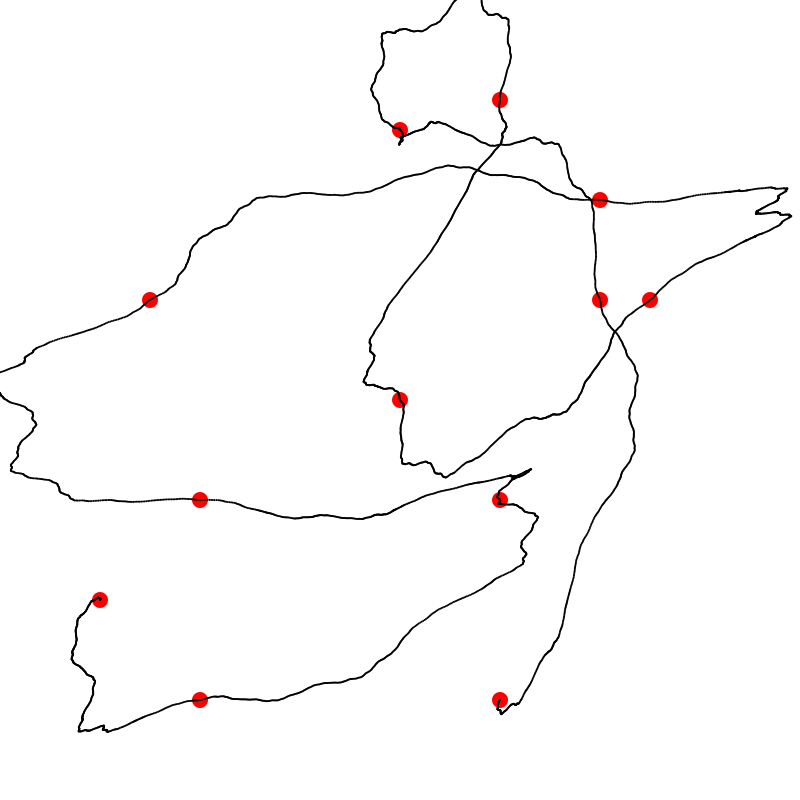
Frame 1 (no input)
Frame 60 (the mouse pressed at the canvas centre just before this capture): identical to frame 1, image omitted
Frame 120 (the mouse held since frame 60 and released just before this capture): identical to frame 1, image omitted

The Processing sketch that drew this single still picture (run headless with seeded random() and noise(); from frame 60 on, the mouse is pressed at the canvas centre):

// Processing sketch: fractal_interpolation
// ── fractal_interpolation.pde
float[][] points = {
  {100, 600}, {200, 700}, {500, 500}, {200, 500}, 
  {150, 300}, {600, 200}, {650, 300}, {400, 400}, 
  {500, 100}, {400, 130}, {600, 300}, {500, 700}
};
float a = 0.69;
float[][] interpoints;

void setup() {
  size(800, 800);
  background(255);
  render();
}

float[] pinterpolate(float[][] ps, float[] ws) {
  float[] ret = {0, 0};
  for (int i = 0; i < ps.length; i++) {
    ret[0] += ps[i][0] * ws[i];
    ret[1] += ps[i][1] * ws[i];
  }
  return ret;
}

float[][] subdivide(float[][] arr) {
  ArrayList<float[]> ret = new ArrayList<float[]>();
  int rl = arr.length;
  
  ret.add(arr[0]);
  ret.add(pinterpolate(new float[][] {arr[0], arr[0], arr[1], arr[2]}, new float[] {0.5 - a, a, a, 0.5 - a}));
  
  for (int i = 1; i < rl - 2; i++) {
    ret.add(arr[i]);
    ret.add(pinterpolate(new float[][] {arr[i - 1], arr[i], arr[i + 1], arr[i + 2]}, new float[] {0.5 - a, a, a, 0.5 - a}));
  }
  
  ret.add(arr[rl - 2]);
  ret.add(pinterpolate(new float[][] {arr[rl - 3], arr[rl - 2], arr[rl - 1], arr[rl - 1]}, new float[] {0.5 - a, a, a, 0.5 - a}));
  ret.add(arr[rl - 1]);

  float[][] result = new float[ret.size()][2];
  ret.toArray(result);
  return result;
}

void render() {
  noStroke();
  fill(255, 0, 0);
  for (float[] p : points) {
    ellipse(p[0], p[1], 16, 16);
  }
  
  interpoints = points;
  for (int i = 0; i < 9; i++) {
    interpoints = subdivide(interpoints);
  }
  
  fill(0);
  for (float[] p : interpoints) {
    ellipse(p[0], p[1], 2, 2);
  }
   save("fractal_pattern.png"); 
}

void draw() {
  // static rendering only
}
